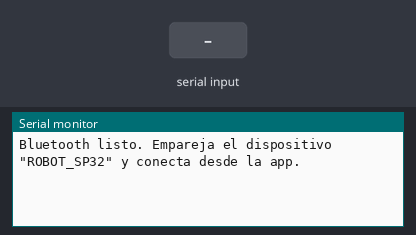
Recording of a program running on a simulated ESP32. Parts: the last lines printed to the serial monitor. The inputs (shaded band) are chosen by the test bench. Nothing arrives over Bluetooth unless stated.

Above: at 1.2 s.
1.3 s: "I\n" received over the second serial link
At 2.0 s:
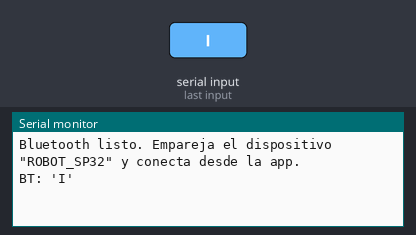
2.8 s: "H\n" received over the second serial link
At 3.1 s:
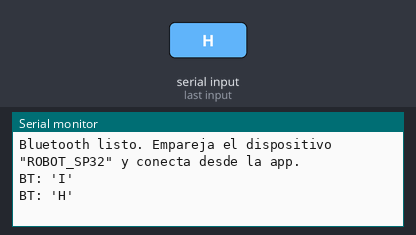
4.3 s: "J\n" received over the second serial link
At 5.5 s:
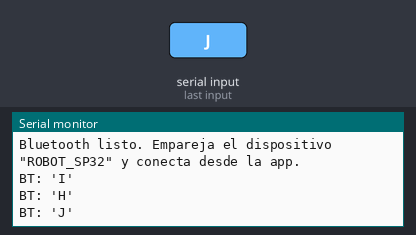
5.8 s: "S\n" received over the second serial link
At 6.6 s:
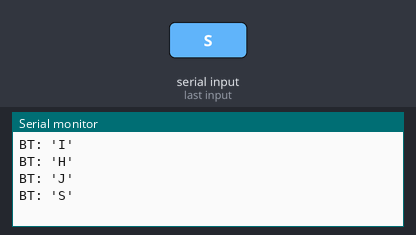
7.3 s: "D\n" received over the second serial link
At 7.8 s:
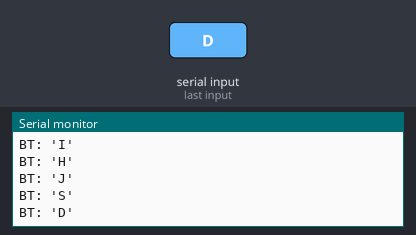
8.8 s: "90,45\n" received over the second serial link
At 10.1 s:
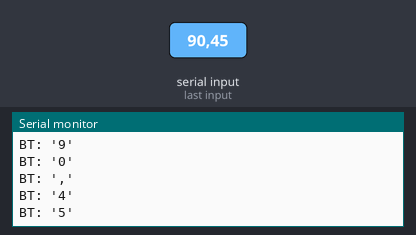
Timing chart, 0 to 11.3 s (numbered marks = the images above; inputs shaded):
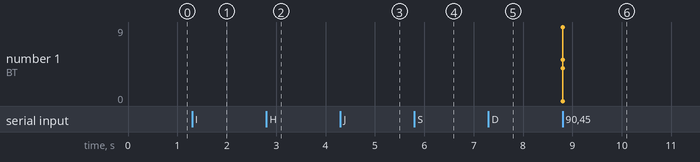

The program:

main.cpp
```cpp
#include <Arduino.h>
#include <BluetoothSerial.h>

// ---------------------------------------------------------------------------
// Robot diferencial 4x4: 2 RoboClaw 2x15A en modo Packet Serial (sin librería)
//
//   RoboClaw DERECHO   (0x80): M1 = derecha adelante, M2 = derecha atrás
//   RoboClaw IZQUIERDO (0x81): M1 = izquierda adelante, M2 = izquierda atrás
//
// Cableado (bus compartido):
//   ESP32 GPIO17 (TX2) ---> S1 de ambos RoboClaw
//   ESP32 GND ------------> GND (señal) de ambos RoboClaw
//   (RX2/GPIO16 no se usa: solo enviamos comandos)
// ---------------------------------------------------------------------------

constexpr int PIN_RX = 16;
constexpr int PIN_TX = 17;
constexpr uint32_t BAUD = 9600;  // debe coincidir con el configurado en Motion Studio

constexpr uint8_t ADDR_RIGHT = 0x80;
constexpr uint8_t ADDR_LEFT  = 0x81;

// Ajusta a true si un lado gira al revés (los motores izquierdos van espejados)
constexpr bool INVERT_RIGHT = false;
constexpr bool INVERT_LEFT  = false;

// Comando 34 de RoboClaw: duty M1 y M2 con signo (-32767..32767), CRC16.
// Trama: [addr][34][M1 hi][M1 lo][M2 hi][M2 lo][CRC hi][CRC lo]
constexpr uint8_t CMD_DUTY_M1M2 = 34;

uint16_t crc16(const uint8_t *data, size_t len) {
  uint16_t crc = 0;
  for (size_t i = 0; i < len; i++) {
    crc ^= (uint16_t)data[i] << 8;
    for (int b = 0; b < 8; b++) {
      crc = (crc & 0x8000) ? (crc << 1) ^ 0x1021 : (crc << 1);
    }
  }
  return crc;
}

void sendDuty(uint8_t addr, int16_t m1, int16_t m2) {
  uint8_t pkt[8] = {addr, CMD_DUTY_M1M2,
                    (uint8_t)(m1 >> 8), (uint8_t)m1,
                    (uint8_t)(m2 >> 8), (uint8_t)m2, 0, 0};
  uint16_t crc = crc16(pkt, 6);
  pkt[6] = crc >> 8;
  pkt[7] = crc & 0xFF;
  Serial2.write(pkt, sizeof(pkt));
}

// speed: -127..127 (negativo = reversa). Mueve ambos canales del RoboClaw igual.
void driveSide(uint8_t addr, int speed, bool invert) {
  speed = constrain(speed, -127, 127);
  if (invert) speed = -speed;
  int16_t duty = (int32_t)speed * 32767 / 127;
  sendDuty(addr, duty, duty);
}

// left/right: -127..127
void drive(int left, int right) {
  driveSide(ADDR_LEFT, left, INVERT_LEFT);
  driveSide(ADDR_RIGHT, right, INVERT_RIGHT);
}

void stopAll() { drive(0, 0); }

// ---------------------------------------------------------------------------
// Control por Bluetooth Classic (app "BT Car Controller", protocolo estándar)
//   F/B = adelante/atrás   L/R = izquierda/derecha   S = parar
//   G/I/H/J = diagonales (adelante-izq, adelante-der, atrás-izq, atrás-der)
//   0-9 = velocidad (0 = 0%, 9 = 90%)   q = velocidad 100%   D = parar todo
// El estado se guarda y se reenvía a los RoboClaw cada 50 ms, así no salta
// el timeout de seguridad serie y el robot sigue la última orden recibida.
// ---------------------------------------------------------------------------
BluetoothSerial SerialBT;

constexpr const char *BT_NAME = "ROBOT_SP32";
constexpr int MAX_SPEED = 127;  // tope absoluto (0..127)

int throttle = 0;  // -1 atrás, 0 parado, +1 adelante
int steer = 0;     // -1 izquierda, 0 recto, +1 derecha
int speedPct = 20; // 0..100, velocidad inicial hasta que la app mande 0-9 o q

void applyCommand(char c) {
  switch (c) {
    case 'F': throttle = 1;  steer = 0;  break;
    case 'B': throttle = -1; steer = 0;  break;
    case 'L': throttle = 0;  steer = -1; break;
    case 'R': throttle = 0;  steer = 1;  break;
    case 'G': throttle = 1;  steer = -1; break;
    case 'I': throttle = 1;  steer = 1;  break;
    case 'H': throttle = -1; steer = -1; break;
    case 'J': throttle = -1; steer = 1;  break;
    case 'S': case 'D': throttle = 0; steer = 0; break;
    case 'q': speedPct = 100; break;
    default:
      if (c >= '0' && c <= '9') speedPct = (c - '0') * 10;
      break;
  }
}

// Las 4 ruedas fijas patinan de lado al girar sobre el eje y necesitan mucho
// más par que para avanzar: en giro puro se usa al menos este % de potencia.
constexpr int TURN_MIN_PCT = 60;

// Rampa: cuánto puede cambiar la salida de cada lado por ciclo de 50 ms
// (escala 0..127). Suaviza el pico de corriente al arrancar, que puede hundir
// la alimentación del ESP32 y cortar el Bluetooth.
constexpr int RAMP_STEP = 10;

void updateDrive() {
  bool pureTurn = (throttle == 0 && steer != 0);
  int pct = pureTurn ? max(speedPct, TURN_MIN_PCT) : speedPct;
  int s = MAX_SPEED * pct / 100;
  // Mezcla diferencial: giro positivo = derecha (rueda izq. más, der. menos)
  int targetL = constrain(throttle + steer, -1, 1) * s;
  int targetR = constrain(throttle - steer, -1, 1) * s;

  static int curL = 0, curR = 0;
  curL += constrain(targetL - curL, -RAMP_STEP, RAMP_STEP);
  curR += constrain(targetR - curR, -RAMP_STEP, RAMP_STEP);
  drive(curL, curR);
}

void setup() {
  Serial.begin(115200);
  Serial2.begin(BAUD, SERIAL_8N1, PIN_RX, PIN_TX);
  stopAll();
  SerialBT.begin(BT_NAME);
  Serial.printf("Bluetooth listo. Empareja el dispositivo \"%s\" y conecta desde la app.\n", BT_NAME);
}

void loop() {
  while (SerialBT.available()) {
    char c = SerialBT.read();
    if (c == '\r' || c == '\n') continue;
    Serial.printf("BT: '%c'\n", c);  // útil para ver qué manda tu app
    applyCommand(c);
  }

  // Seguridad: sin conexión Bluetooth, el robot se detiene
  if (!SerialBT.hasClient()) {
    throttle = 0;
    steer = 0;
  }

  static uint32_t last = 0;
  if (millis() - last >= 50) {
    last = millis();
    updateDrive();
  }
}
```

Measured:
- after the input at 1.3 s, the serial monitor: prints a new line at once (image 1)
- after the input at 2.8 s, the serial monitor: prints a new line at once (image 2)
- after the input at 4.3 s, the serial monitor: prints a new line at once (image 3)
- after the input at 5.8 s, the serial monitor: prints a new line at once (image 4)
- after the input at 7.3 s, the serial monitor: prints a new line at once (image 5)
- after the input at 8.8 s, the serial monitor: prints a new line at once (image 6)
